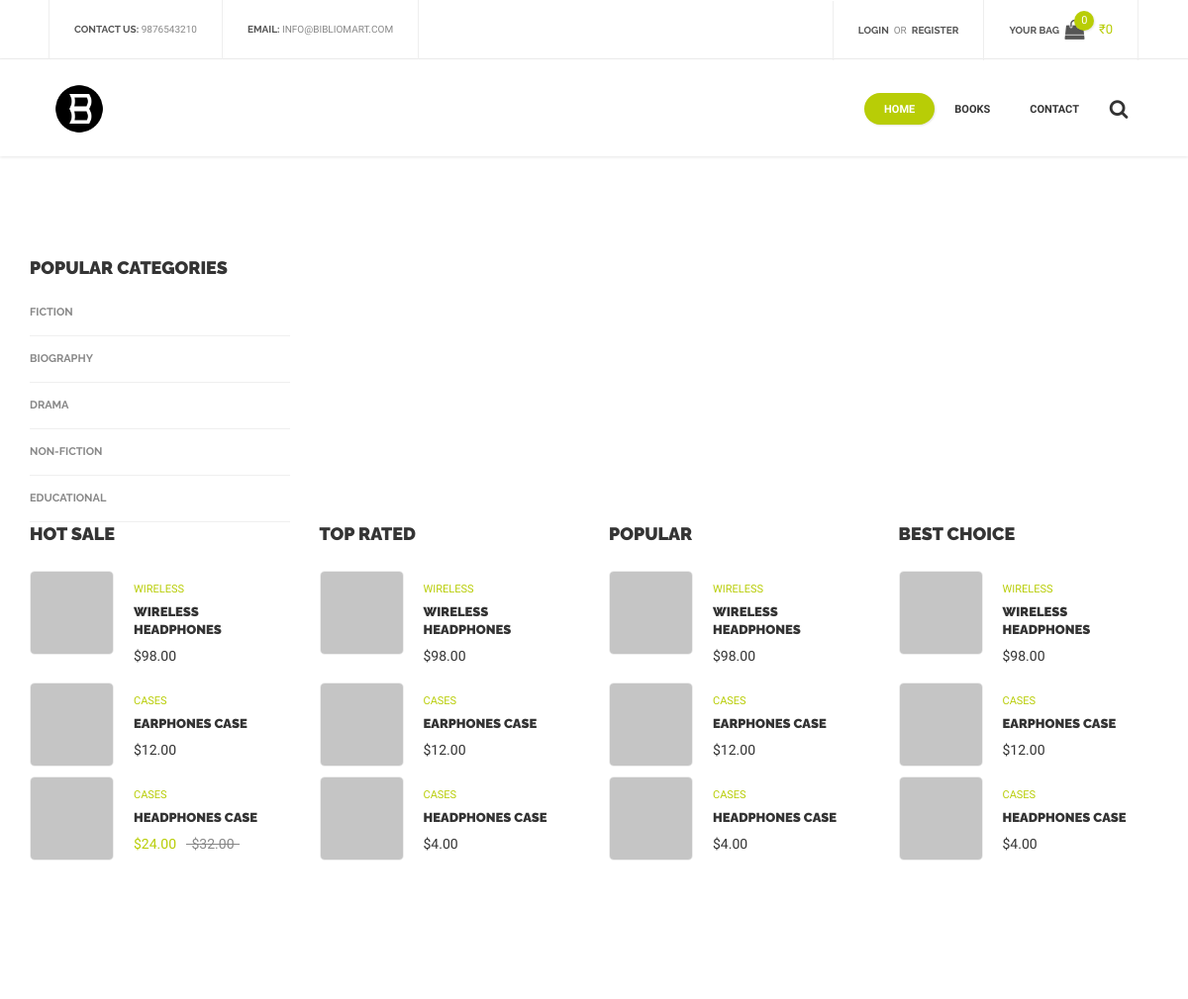
Before: /books with the older database file.
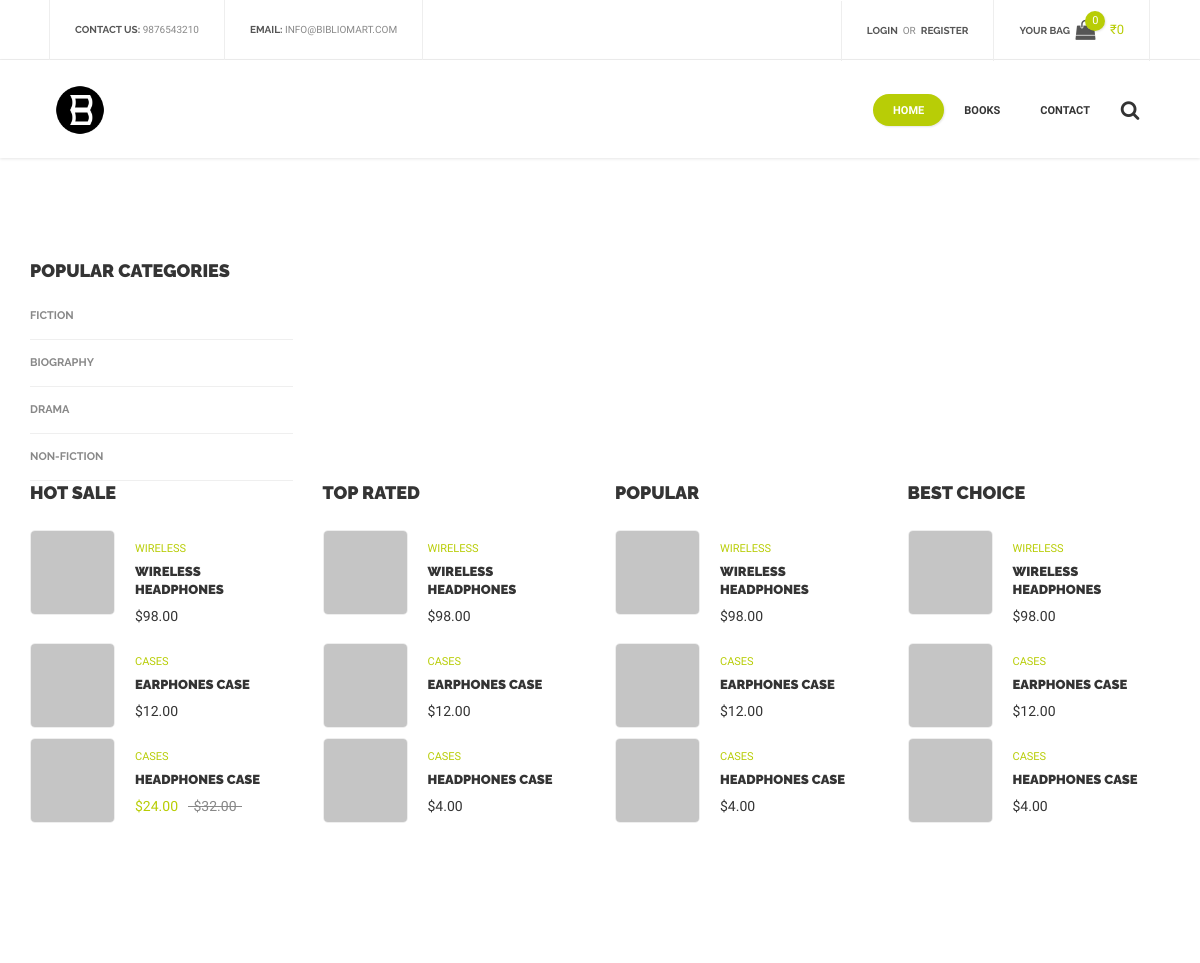
After: the same page with the newer database file.
### models.py (models this page shows, shortened)
class Category(db.Model):
    __tablename__ = "category"
    id = db.Column(db.String, primary_key=True)
    name = db.Column(db.String, nullable=False)

### app.py (the view)
@app.route('/books', methods = ['GET', 'POST'])
@app.route('/books/<category>', methods = ['GET', 'POST'])
def product_list_page(category=''):
    categories = Category.query.all()
    if current_user.is_authenticated:
        cart = g.user.cart.first()
        if not cart:
            cart = Cart(g.user.id)
    else:
        cart=None
    if category:
        selected_category = Category.query.filter_by(name=category)
        if not selected_category:
            return redirect(urlfor('error_404'))
        else:
            books = Book.query.filter(Book.category.has(name=category)).all()
    else:
        books = Book.query.all()
    page = category.capitalize()
    return render_template('products_list.html',page=page, categories=categories, books=books, cart=cart)

### app.py (called while the page is built)
@app.before_request
def before_request():
    g.user = current_user

### templates/products_list.html (shortened to what this page needs)
<!DOCTYPE html>
<html lang="en">
<head>
    <link href="{{ url_for('static', filename='css/bootstrap.min.css')}}" rel="stylesheet">
    <link href="{{ url_for('static', filename='css/bootstrap.extension.css')}}" rel="stylesheet">
    <link href="{{ url_for('static', filename='css/style.css')}}" rel="stylesheet">
    <link href="{{ url_for('static', filename='css/swiper.css')}}" rel="stylesheet">
    <link href="{{ url_for('static', filename='css/sumoselect.css')}}" rel="stylesheet">
    <link href="{{ url_for('static', filename='css/font-awesome.min.css')}}" rel="stylesheet">
</head>
<body class="fonts-1">
    <div id="content-block">
        {% include 'header.html' %}
        <div class="container">
            <div class="empty-space col-xs-b15 col-sm-b50 col-md-b100"></div>
            <div class="row">
                <div class="col-md-9 col-md-push-3">
                    <div class="empty-space col-xs-b25 col-sm-b60"></div>
                </div>
                <div class="col-md-3 col-md-pull-9">
                    <div class="h4 col-xs-b10">popular categories</div>
                    <ul class="categories-menu transparent">
                        {% for i in categories %}
                        <li>
                            <a href="/books/{{i.name}}">{{i.name}}</a>
                        </li>
                        {% endfor %}
                    </ul>
                </div>
            </div>
            <div class="row">
                <div class="col-sm-6 col-md-3 col-xs-b25">
                    <div class="h4 col-xs-b25">Hot Sale</div>
                    <div class="product-shortcode style-4 rounded clearfix">
                        <a class="preview" href="#"><img src="../static/img/product-28.jpg" alt="" /></a>
                        <div class="description">
                            <div class="simple-article color size-1 col-xs-b5"><a href="#">WIRELESS</a></div>
                            <h6 class="h6 col-xs-b10"><a href="#">wireless headphones</a></h6>
                            <div class="simple-article dark">$98.00</div>
                        </div>
                    </div>
                    <div class="product-shortcode style-4 rounded clearfix">
                        <a class="preview" href="#"><img src="../static/img/product-29.jpg" alt="" /></a>
                        <div class="description">
                            <div class="simple-article color size-1 col-xs-b5"><a href="#">CASES</a></div>
                            <h6 class="h6 col-xs-b10"><a href="#">earphones case</a></h6>
                            <div class="simple-article dark">$12.00</div>
                        </div>
                    </div>
                    <div class="product-shortcode style-4 rounded clearfix">
                        <a class="preview" href="#"><img src="../static/img/product-30.jpg" alt="" /></a>
                        <div class="description">
                            <div class="simple-article color size-1 col-xs-b5"><a href="#">CASES</a></div>
                            <h6 class="h6 col-xs-b10"><a href="#">headphones case</a></h6>
                            <div class="simple-article"><span class="color">$24.00</span>&nbsp;&nbsp;&nbsp;<span class="line-through">$32.00</span></div>
                        </div>
                    </div>
                </div>
                <div class="col-sm-6 col-md-3 col-xs-b25">
                    <div class="h4 col-xs-b25">Top Rated</div>
                    <div class="product-shortcode style-4 rounded clearfix">
                        <a class="preview" href="#"><img src="../static/img/product-31.jpg" alt="" /></a>
                        <div class="description">
                            <div class="simple-article color size-1 col-xs-b5"><a href="#">WIRELESS</a></div>
                            <h6 class="h6 col-xs-b10"><a href="#">wireless headphones</a></h6>
                            <div class="simple-article dark">$98.00</div>
                        </div>
                    </div>
                    <div class="product-shortcode style-4 rounded clearfix">
                        <a class="preview" href="#"><img src="../static/img/product-32.jpg" alt="" /></a>
                        <div class="description">
                            <div class="simple-article color size-1 col-xs-b5"><a href="#">CASES</a></div>
                            <h6 class="h6 col-xs-b10"><a href="#">earphones case</a></h6>
                            <div class="simple-article dark">$12.00</div>
                        </div>
                    </div>
                    <div class="product-shortcode style-4 rounded clearfix">
                        <a class="preview" href="#"><img src="../static/img/product-33.jpg" alt="" /></a>
                        <div class="description">
                            <div class="simple-article color size-1 col-xs-b5"><a href="#">CASES</a></div>
                            <h6 class="h6 col-xs-b10"><a href="#">headphones case</a></h6>
                            <div class="simple-article dark">$4.00</div>
                        </div>
                    </div>
                </div>
                <div class="col-sm-6 col-md-3 col-xs-b25">
                    <div class="h4 col-xs-b25">Popular</div>
                    <div class="product-shortcode style-4 rounded clearfix">
                        <a class="preview" href="#"><img src="../static/img/product-34.jpg" alt="" /></a>
                        <div class="description">
                            <div class="simple-article color size-1 col-xs-b5"><a href="#">WIRELESS</a></div>
                            <h6 class="h6 col-xs-b10"><a href="#">wireless headphones</a></h6>
                            <div class="simple-article dark">$98.00</div>
                        </div>
                    </div>
                    <div class="product-shortcode style-4 rounded clearfix">
                        <a class="preview" href="#"><img src="../static/img/product-35.jpg" alt="" /></a>
                        <div class="description">
                            <div class="simple-article color size-1 col-xs-b5"><a href="#">CASES</a></div>
                            <h6 class="h6 col-xs-b10"><a href="#">earphones case</a></h6>
                            <div class="simple-article dark">$12.00</div>
                        </div>
                    </div>
                    <div class="product-shortcode style-4 rounded clearfix">
                        <a class="preview" href="#"><img src="../static/img/product-36.jpg" alt="" /></a>
                        <div class="description">
                            <div class="simple-article color size-1 col-xs-b5"><a href="#">CASES</a></div>
                            <h6 class="h6 col-xs-b10"><a href="#">headphones case</a></h6>
                            <div class="simple-article dark">$4.00</div>
                        </div>
                    </div>
                </div>
                <div class="col-sm-6 col-md-3 col-xs-b25">
                    <div class="h4 col-xs-b25">Best Choice</div>
                    <div class="product-shortcode style-4 rounded clearfix">
                        <a class="preview" href="#"><img src="../static/img/product-37.jpg" alt="" /></a>
                        <div class="description">
                            <div class="simple-article color size-1 col-xs-b5"><a href="#">WIRELESS</a></div>
                            <h6 class="h6 col-xs-b10"><a href="#">wireless headphones</a></h6>
                            <div class="simple-article dark">$98.00</div>
                        </div>
                    </div>
                    <div class="product-shortcode style-4 rounded clearfix">
                        <a class="preview" href="#"><img src="../static/img/product-38.jpg" alt="" /></a>
                        <div class="description">
                            <div class="simple-article color size-1 col-xs-b5"><a href="#">CASES</a></div>
                            <h6 class="h6 col-xs-b10"><a href="#">earphones case</a></h6>
                            <div class="simple-article dark">$12.00</div>
                        </div>
                    </div>
                    <div class="product-shortcode style-4 rounded clearfix">
                        <a class="preview" href="#"><img src="../static/img/product-39.jpg" alt="" /></a>
                        <div class="description">
                            <div class="simple-article color size-1 col-xs-b5"><a href="#">CASES</a></div>
                            <h6 class="h6 col-xs-b10"><a href="#">headphones case</a></h6>
                            <div class="simple-article dark">$4.00</div>
                        </div>
                    </div>
                </div>
            </div>
        </div>
        <div class="empty-space col-xs-b15 col-sm-b45"></div>
        <div class="empty-space col-md-b70"></div>
    </div>
</body>
</html>

### templates/header.html (shortened to what this page needs)
<header>
    <div class="header-top">
        <div class="content-margins">
            <div class="row">
                <div class="col-md-5 hidden-xs hidden-sm">
                    <div class="entry"><b>contact us:</b> <a href="tel:+9876543210">9876543210</a></div>
                    <div class="entry"><b>email:</b> <a href="mailto:info@bibliomart.com">info@bibliomart.com</a></div>
                </div>
                <div class="col-md-7 col-md-text-right">
                    {% if not g.user.is_authenticated %}
                    <div class="entry"><a href="/login"><b>login</b></a>&nbsp; or &nbsp;<a href="/register"><b>register</b></a></div>
                    {% else %}
                    <div class="entry"><a href="/logout"><b>logout</b></a></div>
                    <div class="entry"><a href="/orders"><b>My Orders</b></a></div>
                    <div class="entry"><a href="/user/edit"><b>My Profile</b></a></div>
                    {% endif %}
                    <div class="entry hidden-xs hidden-sm cart">
                        <a href="/cart">
                            <b class="hidden-xs">Your bag</b>
                            <span class="cart-icon">
                                <i class="fa fa-shopping-bag" aria-hidden="true"></i>
                                <span class="cart-label">{{cart.book_count if cart.book_count else 0}}</span>
                            </span>
                            <span class="cart-title hidden-xs">₹{{cart.total_price if cart.total_price else 0}}</span>
                        </a>
                    </div>
                </div>
            </div>
        </div>
    </div>
    <div class="header-bottom">
        <div class="content-margins">
            <div class="row">
                <div class="col-xs-3 col-sm-1">
                    <a id="logo" href="index.html"><img src="{{ url_for('static', filename='files/images/favicon.png')}}" alt="">Bibliomart</a>
                </div>
                <div class="col-xs-9 col-sm-11 text-right">
                    <div class="nav-wrapper">
                        <nav>
                            <ul>
                                <li class="active">
                                    <a href="/">Home</a>
                                </li>
                                <li>
                                    <a href="/books">Books</a>
                                </li>
                                <li><a href="/contact">contact</a></li>
                            </ul>
                        </nav>
                    </div>
                    <div class="header-bottom-icon toggle-search"><i class="fa fa-search" aria-hidden="true"></i></div>
                </div>
            </div>
        </div>
    </div>
</header>
<div class="header-empty-space"></div>

Changed rows visible on the page:
removed Category: name "EDUCATIONAL"
